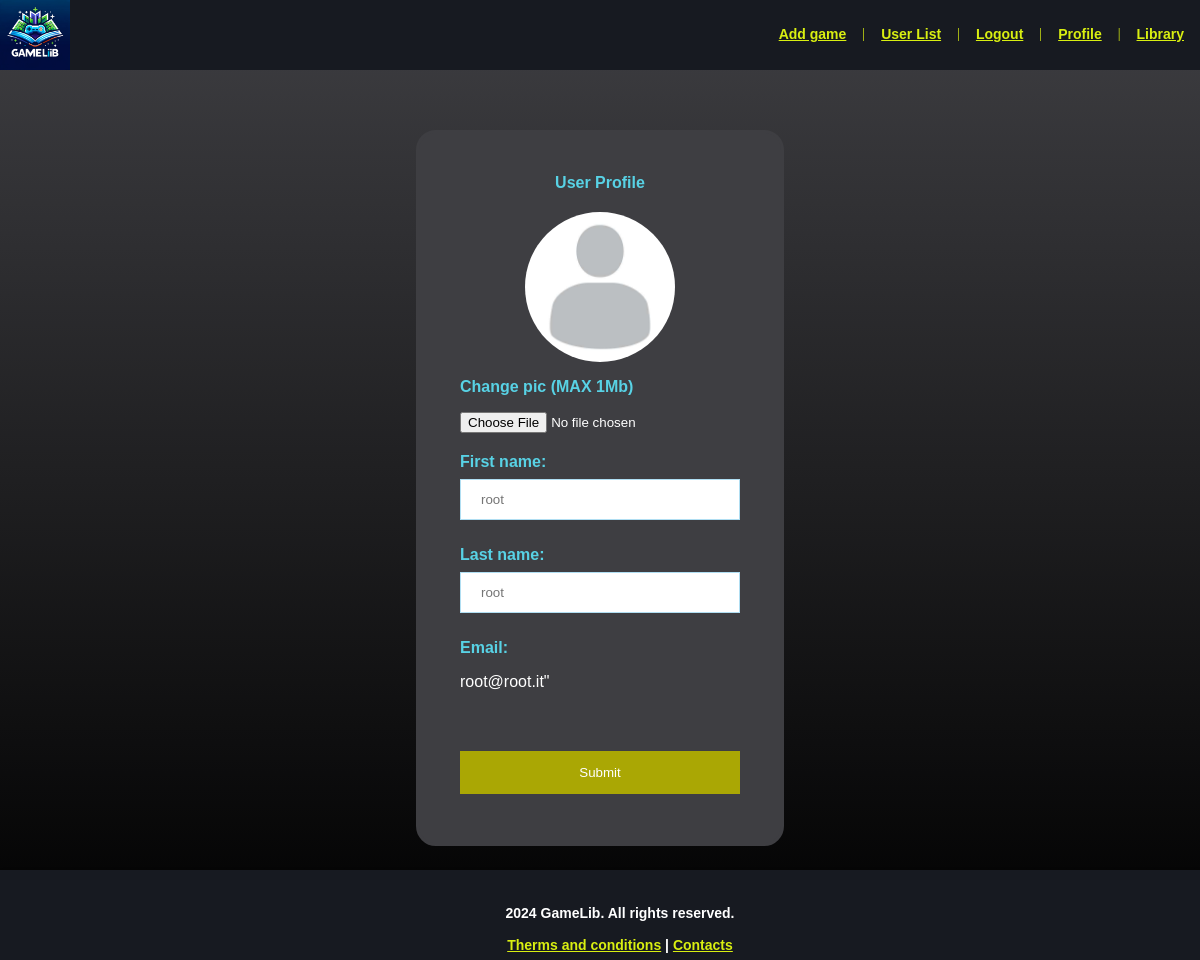
Screenshot of /userprofile.php (signed in) with the database file from the repository.
### tables this page shows
CREATE TABLE `user` (
  `firstname` char(100) NOT NULL,
  `lastname` char(100) NOT NULL,
  `email` char(100) NOT NULL,
  `pass` char(100) NOT NULL,
  `admin` tinyint(1) NOT NULL DEFAULT 0,
  `banned` tinyint(1) NOT NULL DEFAULT 0,
  `user_id` int(11) NOT NULL,
  `profilePic` mediumblob DEFAULT NULL,
  `remember_user_token` varchar(255) DEFAULT NULL,
  `remember_user_id` varchar(255) DEFAULT NULL,
  `remember_expire` varchar(255) DEFAULT NULL
);

### userprofile.php (the view, shortened to what this page needs)
<?php
include 'process/mysqli_connect.php';
$stmt=$link->prepare("SELECT* FROM user WHERE email=?");
$stmt->bind_param('s', $_SESSION["email"]);
$stmt->execute();
$res = $stmt->get_result();
$row = $res->fetch_assoc();
$firstname = $row['firstname'];
$lastname = $row['lastname'];
$email = $row['email'];
$user_id = $row['user_id'];
if (file_exists('images/profile/'.$user_id.'.jpg')){
    $profilepic = '"images/profile/'.$user_id.'.jpg"';
}else{
    $profilepic = '"images/profile/default.jpg"';
}
?>
<!DOCTYPE html>
<html lang="en">
<head>
    <link rel="stylesheet" type="text/css" href="style/main.css" />
    <link rel="stylesheet" type="text/css" href="style/navbar.css" />
    <link rel="stylesheet" type="text/css" href="style/footer.css" />
    <link rel="stylesheet" type="text/css" href="style/form.css" />
</head>
<body>
    <?php
        include 'navbar.php';
    ?>
    <div class="main">
        <div class="container">
            <div class="inner_container">
                <form action = "userprofile.php" method="post"  enctype="multipart/form-data">
                    <p class="formtitle">User Profile</p>
                    <div class="pic_container">
                        <img class="profile_pic" width="150" src=<?php echo $profilepic;?> alt="your profile picture">
                        <p><label class = "input_label">Change pic (MAX 1Mb)</label></p>
                        <input type="file" id = "ProfilePic" name="ProfilePic"/>
                    </div>
                    <div>
                        <label class = "input_label" for="firstname">First name:</label>
                        <input class= "input" type="text" placeholder="<?php echo htmlspecialchars($firstname);?>" id="firstname" name="firstname"><br><br>
                        <label class = "input_label" for="lastname">Last name:</label>
                        <input class= "input" type="text" placeholder="<?php echo htmlspecialchars($lastname);?>" id="lastname" name="lastname"><br><br>
                        <label class = "input_label" for="lastname">Email:</label>
                        <p> <?php echo htmlspecialchars($email);?>" </p><br><br>
                    </div>
                    <div>
                        <input class= "button" type="submit" value="Submit">
                    </div>
                </form>
            </div>
        </div>
    </div>
    <?php
    include 'footer.php';
    ?>
</body>
</html>

### style/main.css (style rules this page uses)
body { margin: 0; padding: 0; }
.main { font-family: Arial, Helvetica, sans-serif; font-size: 20; color: white; }

### style/form.css (style rules this page uses)
body { background: linear-gradient(to bottom, #3e3e42, #000000); height: 120vh; margin: 0; padding: 0; }
.container { padding: 1px; background-color: #3e3e42; border: 3px solid #3e3e42; width: 70%; margin: 5% auto 3% auto; }
.container { border-radius: 20px; background-color: #3e3e42; width: 30%; margin-left: auto; margin-right: auto; }
.inner_container { margin-top: 40px; margin-bottom: 40px; margin-left: 40px; margin-right: 40px; }
.formtitle { font-weight: bold; text-align: center; color: #58d2e5; }
.input_label { font-weight: bold; color: #58d2e5; }
.input { width: 100%; padding: 12px 20px; margin: 8px 0; display: inline-block; border: 1px solid #b0def2; box-sizing: border-box; }
.button { background-color: #aaa704; color: white; padding: 14px 20px; margin: 8px 0; border: none; cursor: pointer; width: 100%; }
.profile_pic { border-radius: 50%; display: block; margin-right: auto; margin-left: auto; }
.pic_container { margin-bottom: 20px; margin-top: 20px; }

### rows the page displays
user: firstname "root", lastname "root", email "root@root.it"
